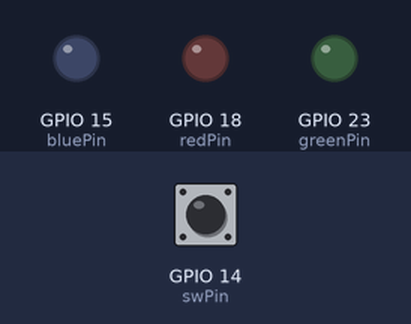
Simulated run of this program. Board: Raspberry Pi (BCM pin numbers). Parts: output pins drawn as LEDs (lit = HIGH). The test bench sets the inputs (shaded band); at power-on: GPIO 14 (swPin) HIGH. The clock reads 2024-03-15 10:24:30 at power-on unless the program sets it; what the program prints to the terminal is not drawn.

Above: at 1.2 s.
1.3 s: GPIO 14 (swPin) pulled LOW for 0.15 s
At 2.2 s:
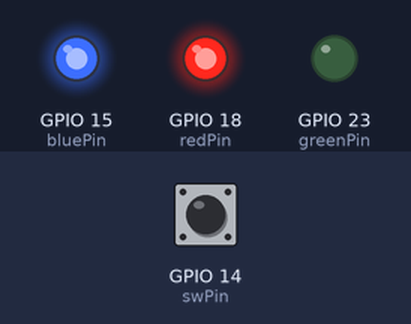
3.9 s: GPIO 14 (swPin) pulled LOW for 3.2 s
At 7.7 s:
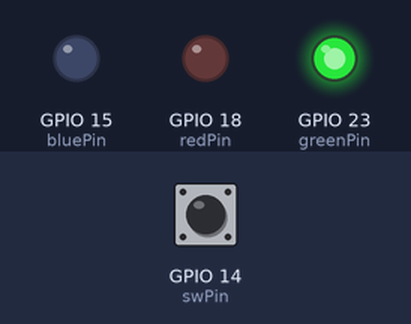
9.6 s: GPIO 14 (swPin) pulled LOW for 1 s
At 12.3 s:
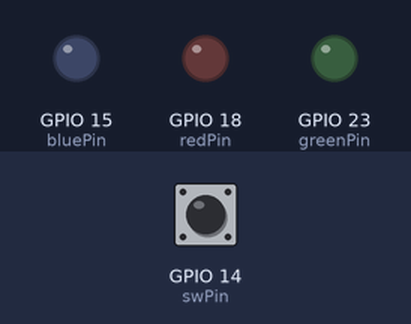
Timing chart, 0 to 13.8 s (numbered marks = the images above; inputs shaded):
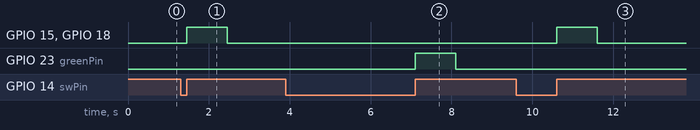

Measured:
- after the input at 1.3 s, GPIO 15 (bluePin), GPIO 18 (redPin): LOW → HIGH after 0.15 s, → LOW 1.0 s later
- after the input at 3.9 s, GPIO 23 (greenPin): LOW → HIGH after 3.2 s, → LOW 1.0 s later
- after the input at 9.6 s, GPIO 15 (bluePin), GPIO 18 (redPin): LOW → HIGH after 1.0 s, → LOW 1.0 s later

The program:

interrupt2.py
```python
# 인터럽트 실습3 - 버튼을 누른 시간에 따라 색깔 다르게 출력
# 1초 : 빨강
# 2초 : 파랑
# 3초 : 초록
# 4초 : 자홍
# 5초 : 청록
# 6초 : 노랑
# 7초 : 하양

import RPi.GPIO as GPIO
import time

swPin = 14
bluePin = 15
redPin = 18
greenPin = 23

GPIO.setmode(GPIO.BCM)
GPIO.setup(swPin, GPIO.IN, pull_up_down=GPIO.PUD_UP)
GPIO.setup(bluePin, GPIO.OUT)
GPIO.setup(redPin, GPIO.OUT)
GPIO.setup(greenPin, GPIO.OUT)

def led_off():
    print("꺼짐")
    GPIO.output(bluePin, 0)
    GPIO.output(redPin, 0)
    GPIO.output(greenPin, 0)


def show_color_by_time(duration):
    print(f"눌린 시간: {duration:.2f}초")

    if duration >= 7.0:
        GPIO.output(redPin, 1)
        GPIO.output(greenPin, 1)
        GPIO.output(bluePin, 1)  # 하양
    elif duration >= 6.0:
        GPIO.output(redPin, 1)
        GPIO.output(greenPin, 1)  # 노랑
    elif duration >= 5.0:
        GPIO.output(bluePin, 1)
        GPIO.output(greenPin, 1)  # 청록
    elif duration >= 4.0:
        GPIO.output(redPin, 1)
        GPIO.output(bluePin, 1)  # 자홍
    elif duration >= 3.0:
        GPIO.output(greenPin, 1)
    elif duration >= 2.0:
        GPIO.output(bluePin, 1)
    elif duration >= 1.0:
        GPIO.output(redPin, 1)
    else:
        # print("1초 미만은 무시")
        GPIO.output(redPin, 1)
        GPIO.output(bluePin, 1)  # 자홍


    time.sleep(1)
    led_off()

try:
    while True:
        print("버튼 누르기를 기다리는 중...")
        GPIO.wait_for_edge(swPin, GPIO.FALLING)  # 누름
        time.sleep(0.05)
        if GPIO.input(swPin) == GPIO.LOW:  # 여전히 누르고 있다면
            start = time.time()

        GPIO.wait_for_edge(swPin, GPIO.RISING)  # 뗌
        end = time.time()

        duration = end - start
        show_color_by_time(duration)

except KeyboardInterrupt:
    GPIO.cleanup()
```
